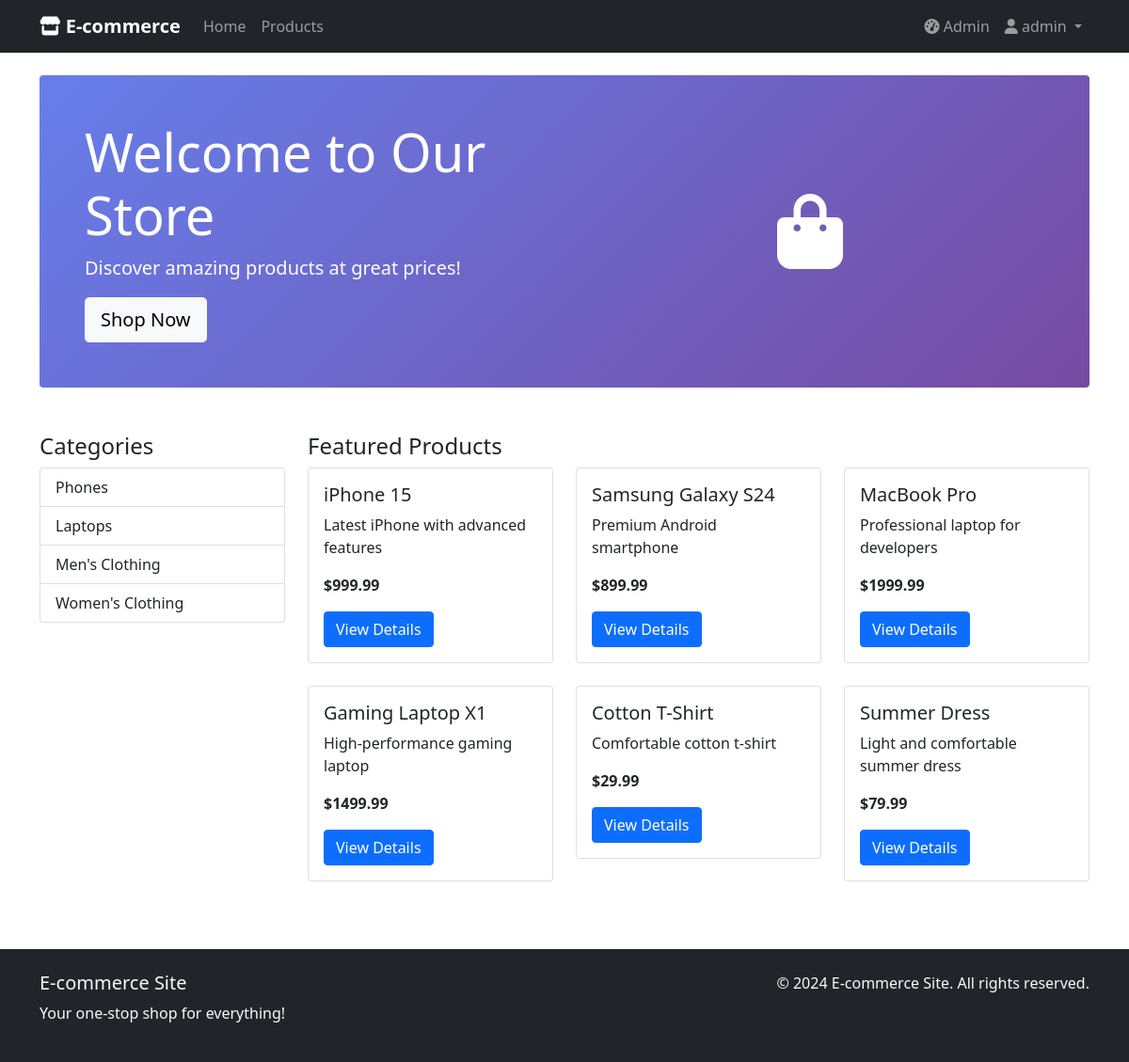
Screenshot of / (signed in) with the database file from the repository.
### users/models.py (models this page shows, shortened)
class CustomUser(AbstractUser):
    is_customer = models.BooleanField(default=False)
    display_name = models.CharField(max_length=255, blank=True)

### categories/models.py (models this page shows, shortened)
class Category(MPTTModel):
    name = models.CharField(max_length=200)
    slug = models.SlugField(max_length=200, unique=True)
    parent = TreeForeignKey('self', on_delete=models.CASCADE, null=True, blank=True, related_name='children')
    class MPTTMeta:
        order_insertion_by = ['name']
    class Meta:
        verbose_name_plural = 'categories'

### products/models.py (models this page shows, shortened)
class Product(models.Model):
    sku = models.CharField(max_length=64, unique=True, blank=True)
    name = models.CharField(max_length=255)
    description = models.TextField(blank=True)
    price = models.DecimalField(max_digits=12, decimal_places=2)
    categories = models.ManyToManyField(Category, related_name='products')
    created_at = models.DateTimeField(auto_now_add=True)

### frontend/views.py (the view)
# urls.py: path('', views.HomeView.as_view(), name='home'),
class HomeView(TemplateView):
    template_name = 'frontend/home.html'
    def get_context_data(self, **kwargs):
        context = super().get_context_data(**kwargs)
        context['featured_products'] = Product.objects.all()[:6]
        context['categories'] = Category.objects.filter(level=1)
        return context

### templates/frontend/home.html (shortened to what this page needs)
{% extends 'base.html' %}
{% block content %}
<div class="hero-section bg-primary text-white p-5 rounded mb-5">
    <div class="row align-items-center">
        <div class="col-md-6">
            <h1 class="display-4">Welcome to Our Store</h1>
            <p class="lead">Discover amazing products at great prices!</p>
            <a href="{% url 'frontend:product_list' %}" class="btn btn-light btn-lg">Shop Now</a>
        </div>
        <div class="col-md-6 text-center">
            <i class="fas fa-shopping-bag fa-5x"></i>
        </div>
    </div>
</div>
<div class="row">
    <div class="col-md-3">
        <h4>Categories</h4>
        <div class="list-group">
            {% for category in categories %}
                <a href="{% url 'frontend:product_list' %}?category={{ category.id }}"
                   class="list-group-item list-group-item-action">
                    {{ category.name }}
                </a>
            {% endfor %}
        </div>
    </div>
    <div class="col-md-9">
        <h4>Featured Products</h4>
        <div class="row">
            {% for product in featured_products %}
                <div class="col-md-4 mb-4">
                    <div class="card">
                        <div class="card-body">
                            <h5 class="card-title">{{ product.name }}</h5>
                            <p class="card-text">{{ product.description|truncatewords:10 }}</p>
                            <p class="card-text"><strong>${{ product.price }}</strong></p>
                            <a href="{% url 'frontend:product_detail' product.pk %}" class="btn btn-primary">View Details</a>
                        </div>
                    </div>
                </div>
            {% endfor %}
        </div>
    </div>
</div>
{% endblock %}

### templates/base.html (shortened to what this page needs)
<!DOCTYPE html>
<html lang="en">
<head>
    <link href="https://cdn.jsdelivr.net/npm/bootstrap@5.1.3/dist/css/bootstrap.min.css" rel="stylesheet">
    <link href="https://cdnjs.cloudflare.com/ajax/libs/font-awesome/6.0.0/css/all.min.css" rel="stylesheet">
    {% load static %}
    <link href="{% static 'css/custom.css' %}" rel="stylesheet">
</head>
<body class="d-flex flex-column min-vh-100">
    <nav class="navbar navbar-expand-lg navbar-dark bg-dark">
        <div class="container">
            <a class="navbar-brand" href="{% url 'frontend:home' %}">
                <i class="fas fa-store"></i> E-commerce
            </a>
            <div class="collapse navbar-collapse" id="navbarNav">
                <ul class="navbar-nav me-auto">
                    <li class="nav-item">
                        <a class="nav-link" href="{% url 'frontend:home' %}">Home</a>
                    </li>
                    <li class="nav-item">
                        <a class="nav-link" href="{% url 'frontend:product_list' %}">Products</a>
                    </li>
                </ul>
                <ul class="navbar-nav">
                    {% if user.is_authenticated %}
                        {% if user.is_superuser %}
                            <li class="nav-item">
                                <a class="nav-link" href="{% url 'frontend:admin_dashboard' %}">
                                    <i class="fas fa-tachometer-alt"></i> Admin
                                </a>
                            </li>
                        {% endif %}
                        <li class="nav-item dropdown">
                            <a class="nav-link dropdown-toggle" href="#" id="navbarDropdown" role="button" data-bs-toggle="dropdown">
                                <i class="fas fa-user"></i> {{ user.display_name|default:user.username }}
                            </a>
                        </li>
                    {% endif %}
                </ul>
            </div>
        </div>
    </nav>
    <main class="container mt-4 flex-grow-1">
        {% block content %}{% endblock %}
    </main>
    <footer class="bg-dark text-light mt-5 py-4">
        <div class="container">
            <div class="row">
                <div class="col-md-6">
                    <h5>E-commerce Site</h5>
                    <p>Your one-stop shop for everything!</p>
                </div>
                <div class="col-md-6 text-end">
                    <p>&copy; 2024 E-commerce Site. All rights reserved.</p>
                </div>
            </div>
        </div>
    </footer>
</body>
</html>

### static/css/custom.css (style rules this page uses)
.hero-section { background: linear-gradient(135deg, #667eea 0%, #764ba2 100%); }
.card { transition: transform 0.2s; }
.navbar-brand { font-weight: bold; }

### rows the page displays
CustomUser: display_name "admin"
Category: name "Phones"
Category: name "Laptops"
Category: name "Men's Clothing"
Category: name "Women's Clothing"
Product: name "iPhone 15", description "Latest iPhone with advanced features", price "999.99"
Product: name "Samsung Galaxy S24", description "Premium Android smartphone", price "899.99"
Product: name "MacBook Pro", description "Professional laptop for developers", price "1999.99"
Product: name "Gaming Laptop X1", description "High-performance gaming laptop", price "1499.99"
Product: name "Cotton T-Shirt", description "Comfortable cotton t-shirt", price "29.99"
Product: name "Summer Dress", description "Light and comfortable summer dress", price "79.99"
